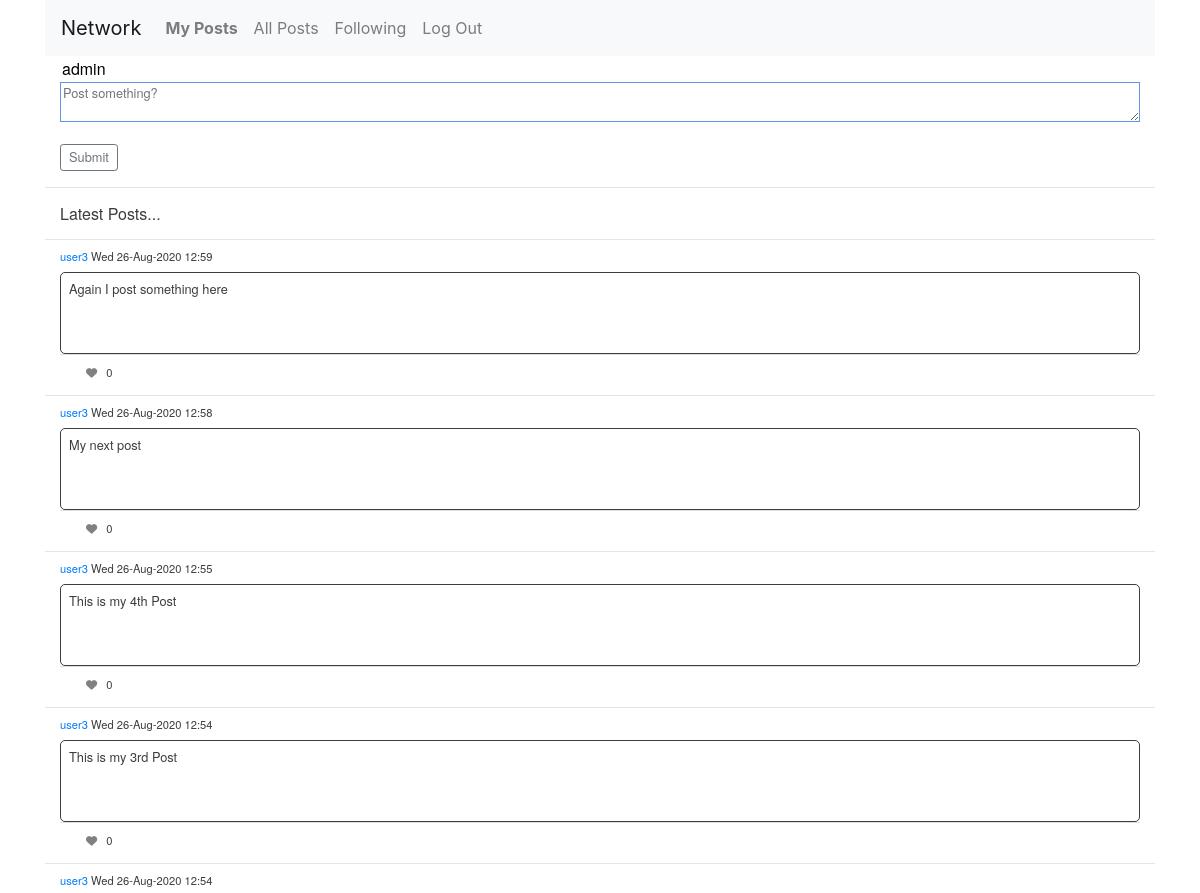
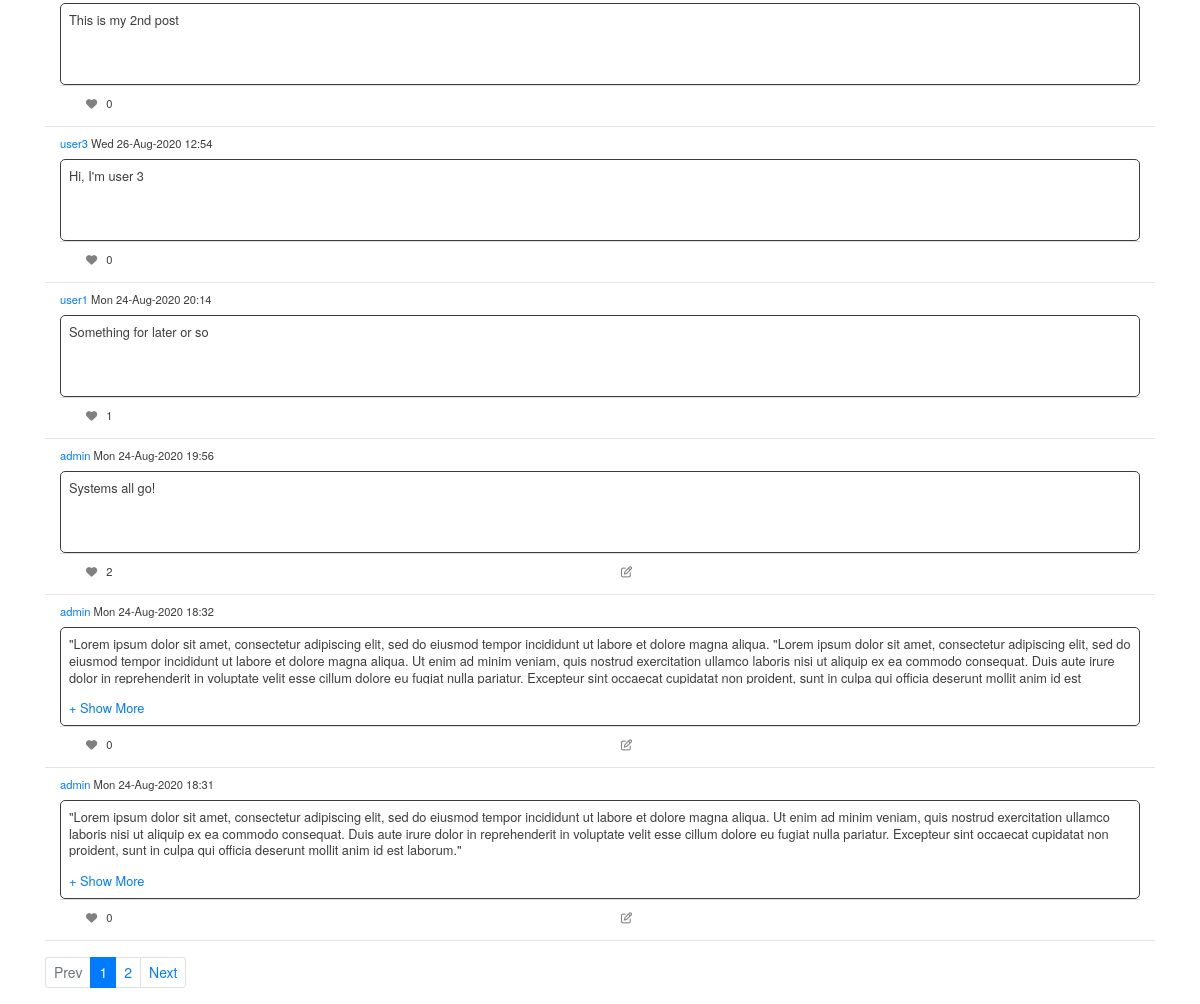
Screenshot of /posts (signed in) with the database file from the repository (2 pictures, top to bottom).
### network/models.py (models this page shows, shortened)
class User(AbstractUser):
    def __str__(self):
        return f'{self.username}'

class Post(models.Model):
    author = models.ForeignKey(User, on_delete=models.CASCADE, related_name='authors')
    text = models.TextField()
    like_count = models.IntegerField(default=0)
    created = models.DateTimeField(auto_now_add=True)
    updated = models.DateTimeField(auto_now=True)

### network/views.py (the view, shortened to what this page needs)
# urls.py: path("posts", views.get_posts, name="posts"),
@login_required(login_url='/login')
def get_posts(request):
    follower_count = None
    following_count = None
    person = None
    follow_option = None
    user_id = request.GET.get('uid', '')
    if user_id:
        person = User.objects.get(id=user_id)
        posts = Post.objects.filter(author=user_id).order_by('-created')
        follower_count = _followers(person)
        following_count = _following(person)
        if person == request.user:
            follow_option = None
        else:
            follow_option = _get_follow_option(person, request.user)
    else:
        posts = Post.objects.all().order_by('-created')
    annotated_post_list = _annotate_post_opinions(posts, request.user)
    post_list = _paginate(request, annotated_post_list)
    content = {
        'person': person,
        'post_list': post_list,
        'followers': follower_count,
        'following': following_count,
        'follow_option': follow_option
    }
    return render(request, "network/index.html", content)

### network/views.py (called while the page is built)
def _annotate_post_opinions(posts, user):
    post_list = []
    for post in posts:
        try:
            post_liked = Feedback.objects.get(post=post.id, reader=user, opinion='L')
            opinion = post_liked.opinion
        except Feedback.DoesNotExist:
            opinion = 'U'
        post_list.append((post, opinion))
    return post_list

def _paginate(request, annotated_post_list):
    page = request.GET.get('page', 1)
    paginator = Paginator(annotated_post_list, 10)  # 10 Posts per page
    try:
        post_list = paginator.page(page)
    except PageNotAnInteger:
        post_list = paginator.page(1)
    except EmptyPage:
        post_list = paginator.page(paginator.num_pages)
    return post_list

### network/templates/network/index.html (shortened to what this page needs)
{% extends "network/layout.html" %}
{% block body %}
{% block posts %}
    <h6 class="container">Latest Posts...</h6>
    <hr>
    {% for post, opinion in post_list %}
    <div class="container-fluid">
        <p class="author_info">
            <a href="{% url 'posts' %}?uid={{ post.author.id }}">
	            {{ post.author }}
            </a>
            {{ post.created|date:'D j-M-Y H:i' }}
        </p>
        <div id="text-{{ post.id }}">
            <div class="container posttext" >
                <p id="para-{{ post.id }}" class="collapse post" aria-expanded="false">{{ post.text }}</p>
                <div class="more" id="more-{{post.id}}">
	                <a role="button" class="collapsed" data-toggle="collapse"
	                   href="#para-{{ post.id }}" aria-expanded="false" aria-controls="para-{{ post.id }}">
                    </a>
                </div>
            </div>
            <div class="card-footer author_info">
                <div class="row">
                    <div class="col">
		                {% if post.author != user %}
		                    {% if opinion == 'U' %}
		                        <button class='like-button' id={{ post.id }} data-postid="{{ post.id }}">
			                        <span id="span-{{ post.id }}" style="color: grey;">
				                        <i class="fas fa-heart" title="Like/Unlike Post"></i>
			                        </span>
		                        </button>
		                    {% else %}
		                        <button class='like-button' id={{ post.id }} data-postid="{{ post.id }}">
			                        <span  id="span-{{ post.id }}" style="color: #dc143c">
				                        <i class="fas fa-heart" title="Like/Unlike post"></i>
			                        </span>
		                        </button>
		                    {% endif %}
		                {% else %}
		                    <button class='like-button' id={{ post.id }} data-postid="{{ post.id }}">
			                    <span id="span-{{ post.id }}" style="color: grey;">
				                    <i class="fas fa-heart" title="Cannot like own post!"></i>
			                    </span>
		                    </button>
		                {% endif %}
                        <span class="like-count" id="like-count-{{ post.id}}">
	                        {{ post.like_count }}
                        </span>
                    </div>
	                <div class="col justify-content-end">
		                {% if post.author == user %}
		                    <button class='edit-button' id={{ post.id }} data-postid="{{ post.id }}">
			                    <span id="span-{{ post.id }}" style="color: grey;">
				                    <i class="far fa-edit" title="Edit post"></i>
			                    </span>
		                    </button>
		                {% endif %}
	                </div>
                </div>
            </div>
        </div>
    </div>
    <hr>
    {% endfor %}
{%  endblock posts %}
{% block other_pages %}
    {% if post_list.has_other_pages %}
	    <nav aria-label="Page navigation example">
	      <ul class="pagination pagination-sm">
	        {% if post_list.has_previous %}
	          <li class="page-item">
		          <a class="page-link" href="?page={{ post_list.previous_page_number }}&uid={{ person.id }}">
			          Prev
		          </a>
	          </li>
	        {% else %}
	          <li class="page-item disabled">
		          <span class="page-link">
			          Prev
		          </span>
	          </li>
	        {% endif %}
	        {% for i in post_list.paginator.page_range %}
	          {% if post_list.number == i %}
	            <li class="page-item active">
		            <a class="page-link" href="?page={{ i }}&uid={{ person.id }}">
			            {{ i }}
		            </a>
	            </li>
	          {% else %}
	            <li class="page-item">
		            <a class="page-link" href="?page={{ i }}&uid={{ person.id }}">
			            {{ i }}
		            </a>
	            </li>
	          {% endif %}
	        {% endfor %}
	        {% if post_list.has_next %}
	          <li class="page-item">
		          <a class="page-link" href="?page={{ post_list.next_page_number }}&uid={{ person.id }}">
			          Next
		          </a>
	          </li>
	        {% else %}
	          <li class="page-item disabled">
		          <span class="page-link">
			          Next
		          </span>
	          </li>
	        {% endif %}
	      </ul>
	    </nav>
    {% endif %}
{% endblock other_pages %}
{% endblock %}

### network/templates/network/layout.html (shortened to what this page needs)
{% load static %}
<!DOCTYPE html>
<html lang="en">
    <head>
        <link rel="stylesheet" href="https://stackpath.bootstrapcdn.com/bootstrap/4.4.1/css/bootstrap.min.css">
        <link href="{% static 'network/styles.css' %}" rel="stylesheet">
    </head>
    <body>
        <div class="container">
        <nav class="navbar navbar-expand-lg navbar-light bg-light">
            <a class="navbar-brand" href="{% url 'index' %}">Network</a>
            <div class="collapse navbar-collapse" id="navbarTogglerDemo02">
              <ul class="navbar-nav mr-auto mt-2 mt-lg-0">
                {% if user.is_authenticated %}
                    <li class="nav-item">
                        <a class="nav-link" href="{% url 'posts' %}?uid={{ user.id }}"><strong>My Posts</strong></a>
                    </li>
                {% endif %}
                <li class="nav-item">
                  <a class="nav-link" href="{% url 'posts' %}">All Posts</a>
                </li>
                {% if user.is_authenticated %}
                    <li class="nav-item">
                        <a class="nav-link" href="{% url 'following' %}">Following</a>
                    </li>
                    <li class="nav-item">
                        <a class="nav-link" href="{% url 'logout' %}">Log Out</a>
                    </li>
                {% endif %}
              </ul>
            </div>
          </nav>
        <div class="body">
            {% if user.is_authenticated %}
            <div class="container">
                <form action="{% url 'posts' %}" method="post">
                    <div class="form-group">
                        <input id="author" name="author" type="text" value="{{ user }}" readonly ><br>
                        <textarea class="comment" name="text" rows="2" placeholder="Post something?" required ></textarea>
                    </div>
                    <button type="submit" class="btn btn-outline-secondary btn-sm">Submit</button>
                </form>
            {% endif %}
            </div>
            <hr>
            {% block body %}
            {% endblock %}
        </div>
        </div>
    </body>
</html>

### network/static/network/styles.css (style rules this page uses)
.body { font-family: "Helvetica Neue"; color: #3E3C3C; }
.btn { font-size: .8rem; line-height: 1.05rem; }
.like-button, .edit-button { border: none; background-color: transparent; }
.like-count { margin-right: 5px; }
.author_info { font-size: 0.7rem; line-height: 0.0rem; }
.posttext { font-size: .8rem; line-height: 1.05rem; border:1px; border-color: #3E3C3C; border-style: solid; border-radius: 5px; padding: 0.5rem }
.posttext p.collapse:not(.show) { display: block; height: 3rem; overflow: hidden; }
.posttext a.collapsed::after { content: '+ Show More'; }
.comment { font-size: .8rem; line-height: 1.05rem; width: 100%; border:1px; border-color: cornflowerblue; border-style: solid; }
.card-footer { background-color: transparent; height: 1.5rem; }
.more { display: none; }
#author { border: none; }

### rows the page displays
User: author "admin"
Post: author "user3", created "Wed 26-Aug-2020 12:59", text "Again I post something here", like_count "0"
Post: author "user3", created "Wed 26-Aug-2020 12:58", text "My next post", like_count "0"
Post: author "user3", created "Wed 26-Aug-2020 12:55", text "This is my 4th Post", like_count "0"
Post: author "user3", created "Wed 26-Aug-2020 12:54", text "This is my 3rd Post", like_count "0"
Post: author "user3", created "Wed 26-Aug-2020 12:54", text "This is my 2nd post", like_count "0"
Post: author "user3", created "Wed 26-Aug-2020 12:54", text "Hi, I'm user 3", like_count "0"
Post: author "user1", created "Mon 24-Aug-2020 20:14", text "Something for later or so", like_count "1"
Post: author "admin", created "Mon 24-Aug-2020 19:56", text "Systems all go!", like_count "2"
Post: author "admin", created "Mon 24-Aug-2020 18:32", text "\"Lorem ipsum dolor sit amet, consectetur adipiscing elit, sed do eiusmod tempor incididunt ut labore et dolore magna aliqua. \"Lorem ipsum dolor sit amet, consectetur adipiscing elit, sed do eiusmod tempor incididunt ut labore et dolore magna aliqua. Ut enim ad minim veniam, quis nostrud exercitation ullamco laboris nisi ut aliquip ex ea commodo consequat. Duis aute irure dolor in reprehenderit in voluptate velit esse cillum dolore eu fugiat nulla pariatur. Excepteur sint occaecat cupidatat non proident, sunt in culpa qui officia deserunt mollit anim id est…", like_count "0"
Post: author "admin", created "Mon 24-Aug-2020 18:31", text "\"Lorem ipsum dolor sit amet, consectetur adipiscing elit, sed do eiusmod tempor incididunt ut labore et dolore magna aliqua. Ut enim ad minim veniam, quis nostrud exercitation ullamco laboris nisi ut aliquip ex ea commodo consequat. Duis aute irure dolor in reprehenderit in voluptate velit esse cillum dolore eu fugiat nulla pariatur. Excepteur sint occaecat cupidatat non proident, sunt in culpa qui officia deserunt mollit anim id est laborum.\"", like_count "0"

### other values shown
{{ i }} "1"
{{ i }} "2"
